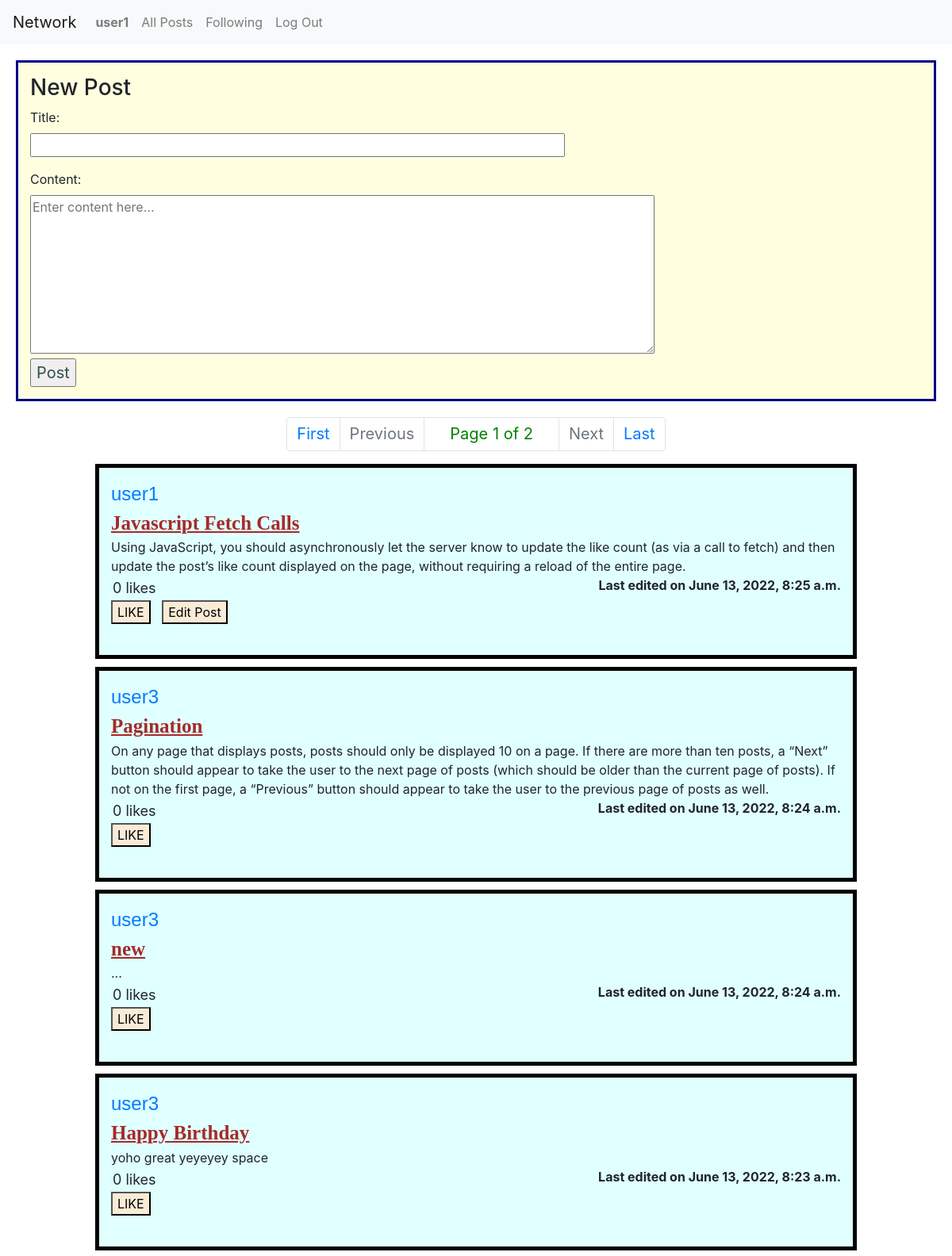
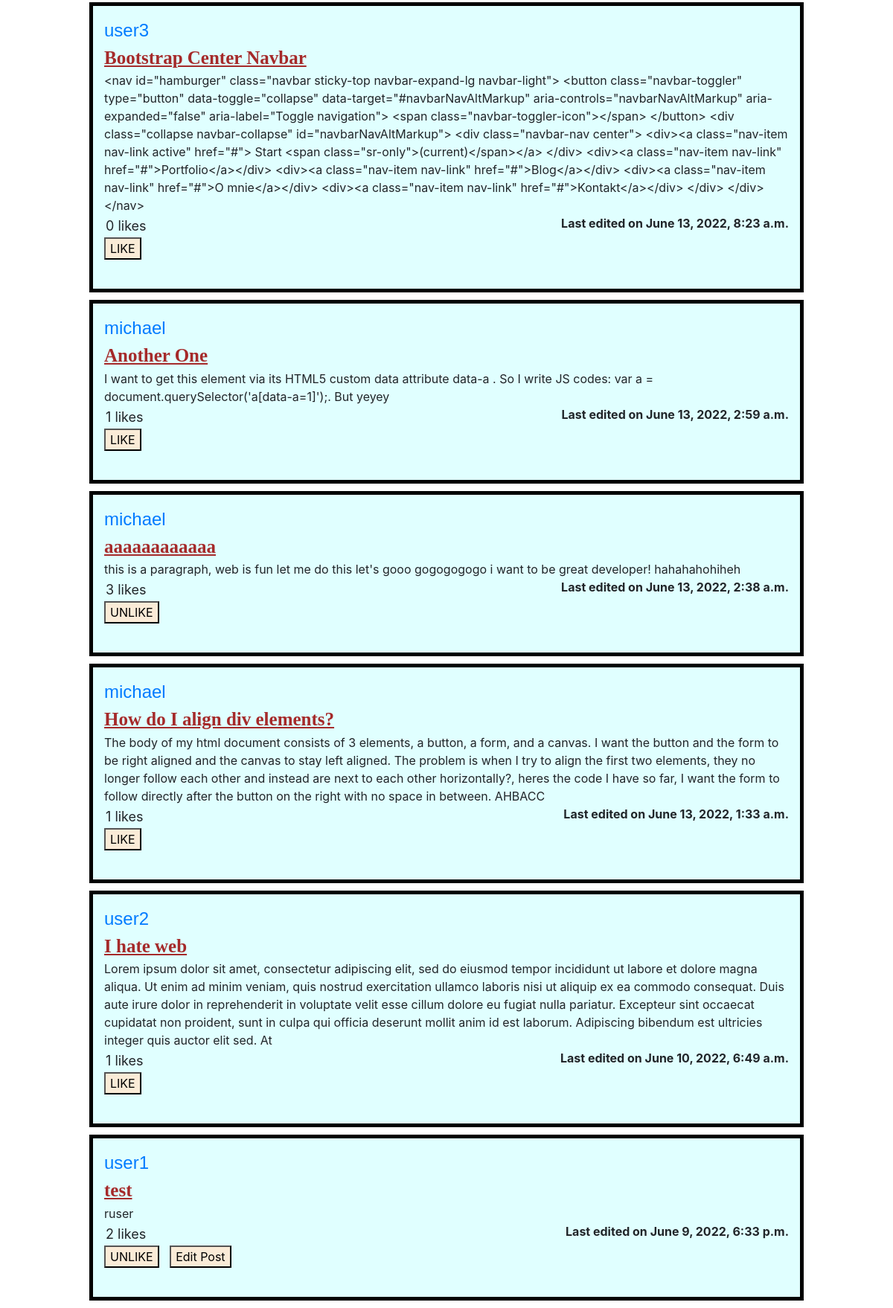
/ (signed in), run on the app's committed database (2 pictures, top to bottom).
### network/models.py (models this page shows)
class User(AbstractUser):
    id = models.AutoField(primary_key=True)
    pass

class Post(models.Model):
    id = models.AutoField(primary_key=True)
    username = models.ForeignKey(User, on_delete=models.CASCADE, related_name="post")
    title = models.CharField(max_length=64, default="")
    content = models.CharField(max_length=512)
    time = models.DateTimeField(auto_now=True)

### network/views.py (the view, shortened to what this page needs)
# urls.py: path("", views.index, name="index"),
def index(request):
    posts = util.fetchlikes(request, Post.objects.all().order_by("-time"))
    return render(request, "network/index.html", {
        "form": PostForm,
        "posts": util.paginate(request, posts, POSTS_PER_PAGE).object_list,
        "pagination": util.paginate(request, posts, POSTS_PER_PAGE),
        "block_comment": not request.user.is_authenticated,
    })

### network/util.py (called while the page is built)
def fetchlikes(request, queryset):
    for post in queryset:
        if request.user.is_authenticated:
            post.liked = (True if LikePair.objects.filter(
                    liker = request.user,
                    likedpost = post.id
                ).count() == 1 else False)
        post.likes = LikePair.objects.filter(likedpost = post.id).count()
    return queryset

def paginate(request, posts, num):
    p = Paginator(posts, num)
    if "page" in request.GET:
        return p.page(request.GET["page"])
    else: return p.page(1)

### network/templates/network/index.html (shortened to what this page needs)
{% extends "network/layout.html" %}
{% load static %}
{% block body %}
    {% if following_tab %}
        <div class="container2">
            Here you can see all the posts from the users you follow:
        </div>
    {% else %}
        {% if user.is_authenticated %}
            <div class="newpost">
                <h3>New Post</h3>
                <form action="{% url 'network:index' %}" method="post">
                    {{ form.title.label_tag }}
                    {{ form.title|linebreaks }}
                    {{ form.content.label_tag }}<br>
                    {{ form.content }}<br>
                    <input type="submit" value="Post" class="postbutton">
                </form>
            </div>
        {% else %}
            <div class="alert alert-warning container1" role="alert">
                You are not logged in! Please log in to create post, like post, and follow other user!
            </div>
        {% endif %}
    {% endif %}
    {% include "network/pagination.html" %}
    {% for post in posts %}
        {% include "network/post.html" %}
    {% empty %}
        <div class="container card bg-info text-center h3"
        style="padding:10px;">
            &diams;No Posts Available&diams;
        </div>
    {% endfor %}
{% endblock %}

### network/templates/network/layout.html (shortened to what this page needs)
{% load static %}
<!DOCTYPE html>
<html lang="en">
    <head>
        <link rel="stylesheet" href="https://stackpath.bootstrapcdn.com/bootstrap/4.4.1/css/bootstrap.min.css">
        <link href="{% static 'network/styles.css' %}" rel="stylesheet">
    </head>
    <body>
        <nav class="navbar navbar-expand-lg navbar-light bg-light">
            <a class="navbar-brand" href="#">Network</a>
            <div>
              <ul class="navbar-nav mr-auto">
                {% if user.is_authenticated %}
                    <li class="nav-item">
                        <a class="nav-link" href="{% url 'network:profile_view' username=user.username%}">
                            <strong>{{ user.username }}</strong>
                        </a>
                    </li>
                {% endif %}
                <li class="nav-item">
                  <a class="nav-link" href="{% url 'network:index' %}">All Posts</a>
                </li>
                {% if user.is_authenticated %}
                    <li class="nav-item">
                        <a class="nav-link" href="{% url 'network:following' %}">Following</a>
                    </li>
                    <li class="nav-item">
                        <a class="nav-link" href="{% url 'network:logout' %}">Log Out</a>
                    </li>
                {% endif %}
              </ul>
            </div>
        </nav>
        <div class="body">
            {% block body %}
            {% endblock %}
        </div>
    </body>
</html>

### network/templates/network/post.html
<div class="postdiv" id={{ post.id }}>
    <article class="username">
        <a href="{% url 'network:profile_view' username=post.username %}">
            {{ post.username }}
        </a><br>
    </article>
    <article class="title">
        <strong>{{ post.title }}</strong><br>
    </article>
    <div class="editdiv" id={{ post.id }}>
        <article class="content">{{ post.content }}</article>
        <div class="likes" id="likes_{{post.id}}">
            {{ post.likes }} likes
        </div>
        <div class="time">
            Last edited on {{ post.time }}
        </div><br>
        {% if post.liked != None %}
            <button class="like_button" data-id={{ post.id }}>
                {% if post.liked %}
                UNLIKE
                {% else %}
                LIKE
                {% endif %}
            </button>
            {% if post.username == request.user %}
                <button class="edit_button" data-id={{ post.id }}>Edit Post</button>
            {% endif %}
        {% endif %}
    </div><br>
</div>

### network/static/network/styles.css (style rules this page uses)
.newpost { padding: 15px; margin: 10px; background-color: lightyellow; padding: 15px; margin: 20px; border-width: 3px; border-color: darkblue; border-style: solid; }
.postdiv { background-color: lightcyan; padding: 15px; margin: 10px; border-width: 5px; border-color: black; border-style: solid; white-space: initial; }
.postdiv > .title { font-size: 25px; font-weight: bold; color: brown; font-family: Georgia, 'Times New Roman', Times, serif; text-decoration: underline; }
.postdiv > .username { font-size: 24px; font-family:'Trebuchet MS', 'Arial'; color: purple; }
.postdiv > .editdiv > .time { font-size: 16px; font-weight: bold; display: inline; float: right; }
.postdiv > .editdiv > .likes { font-size: 18px; display: inline-block; margin: 2px; }
@media (min-width: 1000px) { .form_title { width: 60%; } }
@media (min-width: 1000px) { .form_content { width: 70%; height: 200px; } }
@media (min-width: 1000px) { .postdiv { margin-left: 10%; margin-right: 10%; } }
.postbutton { color: darkslategray; font-size: 20px; }
.like_button, .edit_button { background-color: antiquewhite; margin-right: 10px; }
ul { list-style: none; display: table; }
li { display: table-row; }

### data on the page
User: username "user1"
Post: username "user1", title "Javascript Fetch Calls", content "Using JavaScript, you should asynchronously let the server know to update the like count (as via a call to fetch) and then update the post’s like count displayed on the page, without requiring a reload of the entire page.", likes "0", time "June 13, 2022, 8:25 a.m.", shows "LIKE"
Post: username "user3", title "Pagination", content "On any page that displays posts, posts should only be displayed 10 on a page. If there are more than ten posts, a “Next” button should appear to take the user to the next page of posts (which should be older than the current page of posts). If not on the first page, a “Previous” button should appear to take the user to the previous page of posts as well.", likes "0", time "June 13, 2022, 8:24 a.m.", shows "LIKE"
Post: username "user3", title "new", content "...", likes "0", time "June 13, 2022, 8:24 a.m.", shows "LIKE"
Post: username "user3", title "Happy Birthday", content "yoho great yeyeyey space", likes "0", time "June 13, 2022, 8:23 a.m.", shows "LIKE"
Post: username "user3", title "Bootstrap Center Navbar", content "<nav id=\"hamburger\" class=\"navbar sticky-top navbar-expand-lg navbar-light\"> <button class=\"navbar-toggler\" type=\"button\" data-toggle=\"collapse\" data-target=\"#navbarNavAltMarkup\" aria-controls=\"navbarNavAltMarkup\" aria-expanded=\"false\" aria-label=\"Toggle navigation\"> <span class=\"navbar-toggler-icon\"></span> </button> <div class=\"collapse navbar-collapse\" id=\"navbarNavAltMarkup\"> <div class=\"navbar-nav center\"> <div><a class=\"nav-item nav-link active\" href=\"#\"> Start <span class=\"sr-only\">(current)</span></a> </div> <div><a class=\"nav-item nav-link\" href=\"#\">Portfolio</a></div> <div><a class=\"nav-item nav-link\" href=\"#\">Blog</a></div> <div><a class=\"nav-item nav-link\" href=\"#\">O…", likes "0", time "June 13, 2022, 8:23 a.m.", shows "LIKE"
Post: username "michael", title "Another One", content "I want to get this element via its HTML5 custom data attribute data-a . So I write JS codes: var a = document.querySelector('a[data-a=1]');. But yeyey", likes "1", time "June 13, 2022, 2:59 a.m.", shows "LIKE"
Post: username "michael", title "aaaaaaaaaaaa", content "this is a paragraph, web is fun let me do this let's gooo gogogogogo i want to be great developer! hahahahohiheh", likes "3", time "June 13, 2022, 2:38 a.m.", shows "UNLIKE"
Post: username "michael", title "How do I align div elements?", content "The body of my html document consists of 3 elements, a button, a form, and a canvas. I want the button and the form to be right aligned and the canvas to stay left aligned. The problem is when I try to align the first two elements, they no longer follow each other and instead are next to each other horizontally?, heres the code I have so far, I want the form to follow directly after the button on the right with no space in between. AHBACC", likes "1", time "June 13, 2022, 1:33 a.m.", shows "LIKE"
Post: username "user2", title "I hate web", content "Lorem ipsum dolor sit amet, consectetur adipiscing elit, sed do eiusmod tempor incididunt ut labore et dolore magna aliqua. Ut enim ad minim veniam, quis nostrud exercitation ullamco laboris nisi ut aliquip ex ea commodo consequat. Duis aute irure dolor in reprehenderit in voluptate velit esse cillum dolore eu fugiat nulla pariatur. Excepteur sint occaecat cupidatat non proident, sunt in culpa qui officia deserunt mollit anim id est laborum. Adipiscing bibendum est ultricies integer quis auctor elit sed. At", likes "1", time "June 10, 2022, 6:49 a.m.", shows "LIKE"
Post: username "user1", title "test", content "ruser", likes "2", time "June 9, 2022, 6:33 p.m.", shows "UNLIKE"

### other printed values
{{ pagination.number }} "1"
{{ pagination.paginator.num_pages }} "2"
